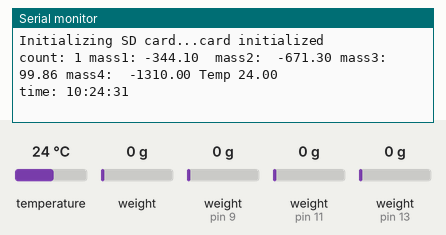
A sketch run on a simulated Arduino Uno, built with avr-gcc and run on an emulated ATmega328P. On the bench: the last lines printed to the serial monitor. Inputs (shaded band) come from the test bench; at power-on: temperature 24 °C, weight on the scale (sensors on pin 9, pin 11, pin 13) 0 g, weight on the scale 0 g. The local clock reads 2024-03-15 10:24:30 at power-on unless the sketch sets it; storage starts empty.

Above: at 5.8 s.
5.9 s: temperature set to 12 °C
At 10.3 s:
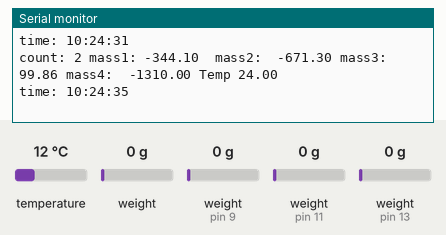
11.1 s: weight on the scale (sensor on pin 9) set to 100 g
At 14.2 s:
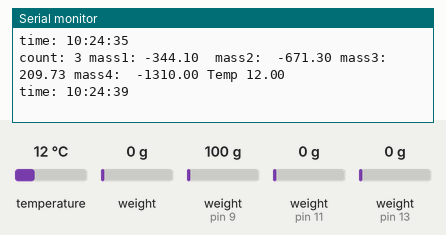
16.3 s: weight on the scale (sensor on pin 11) set to 100 g
At 18.1 s:
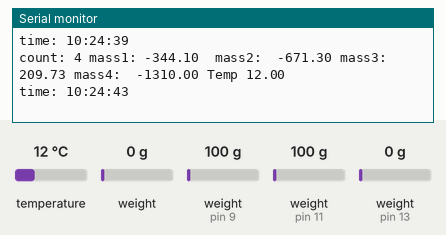
21.5 s: weight on the scale (sensor on pin 13) set to 100 g
At 25.8 s:
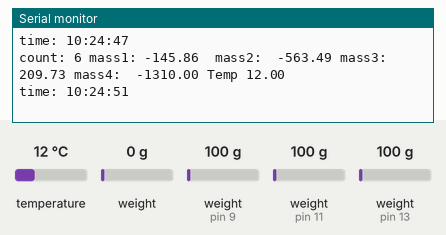
26.7 s: weight on the scale (sensor 0) set to 100 g
At 29.8 s:
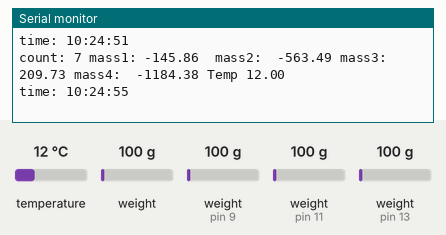
31.9 s: weight on the scale (sensor on pin 9) set to 1250 g
At 33.7 s:
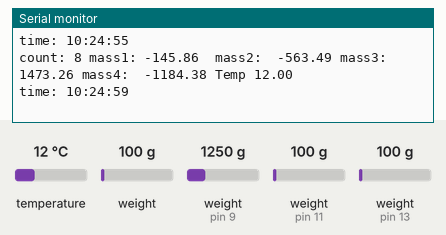
Timing chart, 0 to 35.2 s (numbered marks = the images above; inputs shaded):
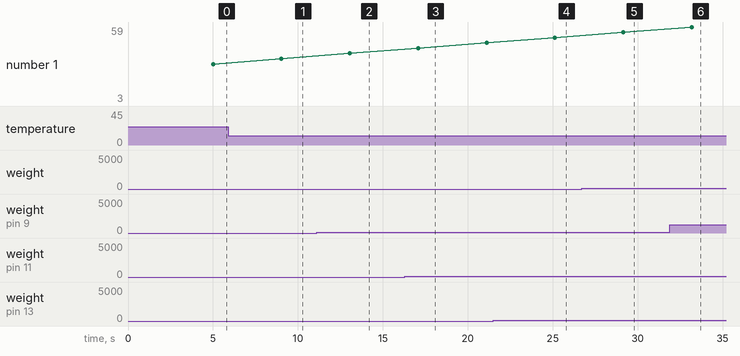

The sketch:

DIYscale_4scales.ino
```cpp
#include "HX711.h"
#include <SD.h>
#include "RTClib.h"

// RTC parameters
RTC_DS3231 rtc;
char daysOfTheWeek[7][12] = {"Sunday", "Monday", "Tuesday", "Wednesday", "Thursday", "Friday", "Saturday"};
float temp;

//time interval variables
  unsigned long previousMillis = 0; // For storing previous timestep
  int counter = 1;
  int INTERVAL = 1000;        // speed the sketch runs (ms)

//SD card parameters
  File myFile;
  #define FILE_NAME "SCALE1.csv"
  byte CS_pin = 4;

// HX711 circuit wiring
  const int mass1_pin = 13;
  const int mass1_sck = 12;
  const int mass2_pin = 11;
  const int mass2_sck = 10;
  const int mass3_pin = 9;
  const int mass3_sck = 6;
  const int mass4_pin = 0;
  const int mass4_sck = 1;
  float raw1;
  float raw2;
  float raw3;
  float raw4;
  float mass1;
  float mass2;
  float mass3;
  float mass4;
  HX711 scale1;
  HX711 scale2;
  HX711 scale3;
  HX711 scale4;

void setup() {
  Serial.begin(115200);
  scale1.begin(mass1_pin, mass1_sck);
  scale2.begin(mass2_pin, mass2_sck);
  scale3.begin(mass3_pin, mass3_sck);
  scale4.begin(mass4_pin, mass4_sck);

//SD test
  Serial.print("\nInitializing SD card...");
  if (!SD.begin(CS_pin)) {
    Serial.println(F("SD card initialization failed!"));
  }else{
    Serial.println(F("card initialized"));
  }

  myFile = SD.open(FILE_NAME, FILE_WRITE);
  myFile.print("Date, Time, Temp_clock, RecNum, scale_raw_1,scale_raw_2,scale_raw_3,scale_raw_4, scale_1, scale_2, scale_3, scale_4"); myFile.println(""); myFile.close();

  if (! rtc.begin()) {
    Serial.println("Couldn't find RTC");
    Serial.flush();
    while (1) delay(10);

  // When time needs to be re-set on a previously configured device, the
  // following line sets the RTC to the date & time this sketch was compiled
  rtc.adjust(DateTime(F(__DATE__), F(__TIME__)));
  // This line sets the RTC with an explicit date & time, for example to set
  // January 21, 2014 at 3am you would call:
  // rtc.adjust(DateTime(2014, 1, 21, 3, 0, 0));
  }

  if (rtc.lostPower()) {
    Serial.println("RTC lost power, let's set the time!");
    // When time needs to be set on a new device, or after a power loss, the
    // following line sets the RTC to the date & time this sketch was compiled
    //rtc.adjust(DateTime(F(__DATE__), F(__TIME__)));
    // This line sets the RTC with an explicit date & time, for example to set
    // January 21, 2014 at 3am you would call:
    // rtc.adjust(DateTime(2014, 1, 21, 3, 0, 0));
  }

}

void loop() {
  String fullstring = "";
   unsigned long currentMillis = millis();

  if ((currentMillis - previousMillis) >= INTERVAL) {

      // ..If yes, save current time.  Then update the LED pin and LED state.
    previousMillis = currentMillis;  //reset previous time for interval

    //read data from RTC
    DateTime now = rtc.now();
    temp = rtc.getTemperature();

    //Read data from scales
    raw1 = scale1.read_average(10);
    raw2 = scale2.read_average(10);
    raw3 = scale3.read_average(10);
    raw4 = scale4.read_average(10);

    //convert raw data from scales to grams
    mass1 = raw1*0.004720 - 344.1;
    mass2 = raw2*0.002567 - 671.3;
    mass3 = raw3*0.002616 + 99.86;
    mass4 = raw4*0.002991 - 1310;

    //output information to the serial monitor
    Serial.print("count: ");Serial.print(counter);Serial.print(" mass1: ");Serial.print(mass1);Serial.print(" ");Serial.print(" mass2:  ");Serial.print(mass2);Serial.print(" mass3:  ");Serial.print(mass3);Serial.print(" mass4:  ");Serial.print(mass4);Serial.print(" Temp ");Serial.println(temp);

    Serial.print("time: ");Serial.print(now.hour(), DEC);Serial.print(':');Serial.print(now.minute(), DEC);Serial.print(':');Serial.print(now.second(), DEC);Serial.println();

    fullstring += now.year();fullstring += "/";fullstring += now.month();;fullstring += "/";fullstring += now.day();;fullstring += ",";

    fullstring += now.hour(); ;fullstring += ":";;fullstring += now.minute();;fullstring += ":";fullstring += now.second();fullstring += ",";fullstring += temp;fullstring += ",";

    //write data to the memory card
    myFile = SD.open(FILE_NAME, FILE_WRITE);
    myFile.print(fullstring);myFile.print(float(counter));myFile.print(",");myFile.print(raw1);myFile.print(",");myFile.print(raw2);myFile.print(",");myFile.print(raw3);myFile.print(",");myFile.print(raw4);myFile.print(",");myFile.print(mass1);myFile.print(",");myFile.print(mass2);myFile.print(",");myFile.print(mass3);myFile.print(",");myFile.print(mass4);myFile.println("");myFile.close();

    counter = counter + 1;
  }

}
```

Measured:
- after the input at 11.1 s, the serial monitor: prints a new line after 1.9 s (image 2)
- after the input at 21.5 s, the serial monitor: prints a new line after 3.6 s (image 4)
- after the input at 26.7 s, the serial monitor: prints a new line after 2.4 s (image 5)
- after the input at 31.9 s, the serial monitor: prints a new line after 1.3 s (image 6)
